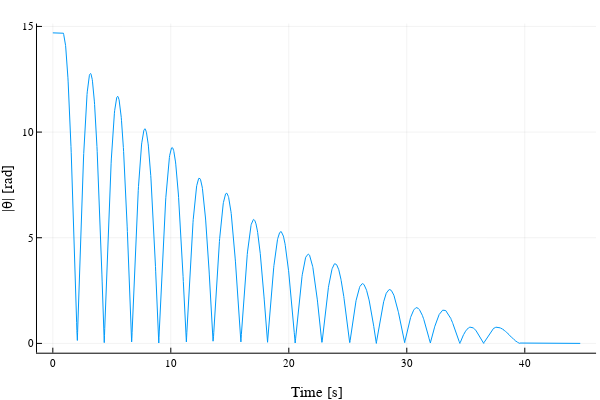

Notebook code cell kept with this figure:
### Markdown cell above
#### Gögn 2 nema abs

### Code cell
plot(data2[!,1], abs.(data2[!,2]),
xlabel = "Time [s]",
ylab = "|θ| [rad]",
labels = :none)

### Figure 1 — Plotly figure (JSON) as saved in the notebook; plotly's stock layout.template omitted (floating-point values rounded to 4 significant figures; data arrays with more than 128 entries replaced by an {"elided": "..."} marker saying what was removed)
{"data": [{"colorbar": {"title": ""}, "legendgroup": "", "line": {"color": "rgba(0, 154, 250, 1.000)", "dash": "solid", "shape": "linear", "width": 1}, "mode": "lines", "name": "", "showlegend": false, "type": "scatter", "x": {"elided": "2236 float values"}, "xaxis": "x", "y": {"elided": "2236 float values"}, "yaxis": "y", "zmax": null, "zmin": null}], "layout": {"annotations": [], "height": 400, "legend": {"bgcolor": "rgba(255, 255, 255, 1.000)", "bordercolor": "rgba(0, 0, 0, 1.000)", "borderwidth": 1, "font": {"color": "rgba(0, 0, 0, 1.000)", "family": "sans-serif", "size": 11}, "title": {"font": {"color": "rgba(0, 0, 0, 1.000)", "family": "sans-serif", "size": 15}, "text": ""}, "tracegroupgap": 0, "traceorder": "normal", "x": 1, "xanchor": "auto", "y": 1, "yanchor": "auto"}, "margin": {"b": 20, "l": 0, "r": 0, "t": 20}, "paper_bgcolor": "rgba(255, 255, 255, 1.000)", "plot_bgcolor": "rgba(255, 255, 255, 1.000)", "showlegend": true, "width": 600, "xaxis": {"anchor": "y", "domain": [0.06165, 0.9934], "gridcolor": "rgba(0, 0, 0, 0.100)", "gridwidth": 0.5, "linecolor": "rgba(0, 0, 0, 1.000)", "mirror": false, "range": [-1.341, 46.04], "showgrid": true, "showline": true, "showticklabels": true, "tickangle": 0, "tickcolor": "rgb(0, 0, 0)", "tickfont": {"color": "rgba(0, 0, 0, 1.000)", "family": "sans-serif", "size": 11}, "tickmode": "array", "ticks": "inside", "ticktext": ["0", "10", "20", "30", "40"], "tickvals": [0, 10, 20, 30, 40], "title": "Time [s]", "titlefont": {"color": "rgba(0, 0, 0, 1.000)", "family": "sans-serif", "size": 15}, "type": "-", "visible": true, "zeroline": false, "zerolinecolor": "rgba(0, 0, 0, 1.000)"}, "yaxis": {"anchor": "x", "domain": [0.07581, 0.9902], "gridcolor": "rgba(0, 0, 0, 0.100)", "gridwidth": 0.5, "linecolor": "rgba(0, 0, 0, 1.000)", "mirror": false, "range": [-0.4409, 15.14], "showgrid": true, "showline": true, "showticklabels": true, "tickangle": 0, "tickcolor": "rgb(0, 0, 0)", "tickfont": {"color": "rgba(0, 0, 0, 1.000)", "family": "sans-serif", "size": 11}, "tickmode": "array", "ticks": "inside", "ticktext": ["0", "5", "10", "15"], "tickvals": [0, 5, 10, 15], "title": "|θ| [rad]", "titlefont": {"color": "rgba(0, 0, 0, 1.000)", "family": "sans-serif", "size": 15}, "type": "-", "visible": true, "zeroline": false, "zerolinecolor": "rgba(0, 0, 0, 1.000)"}}}
